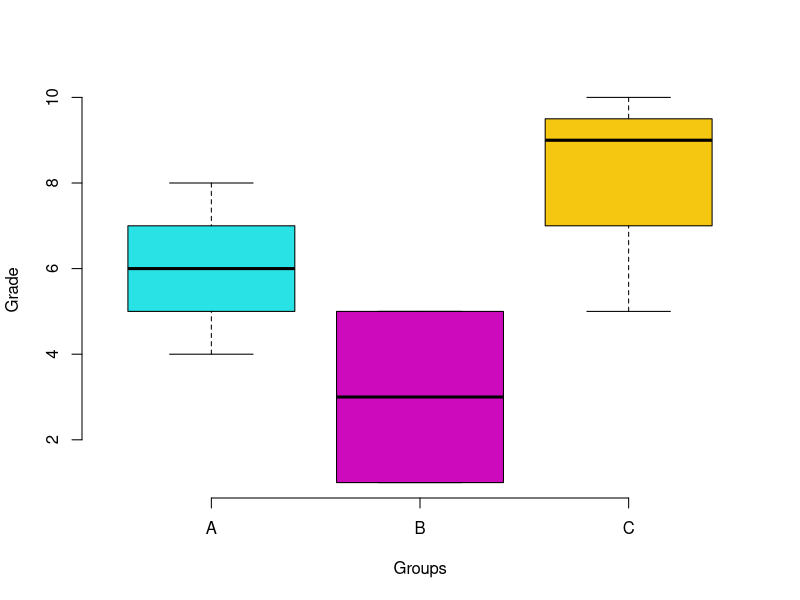
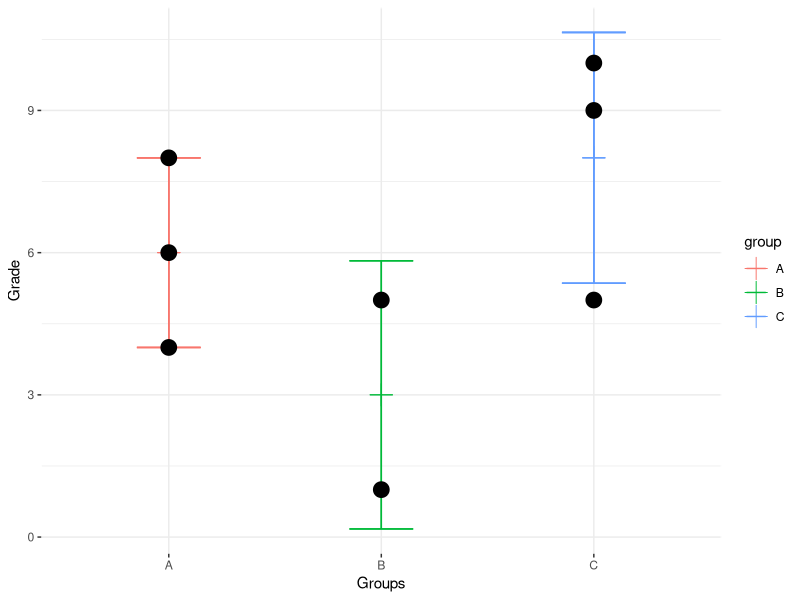
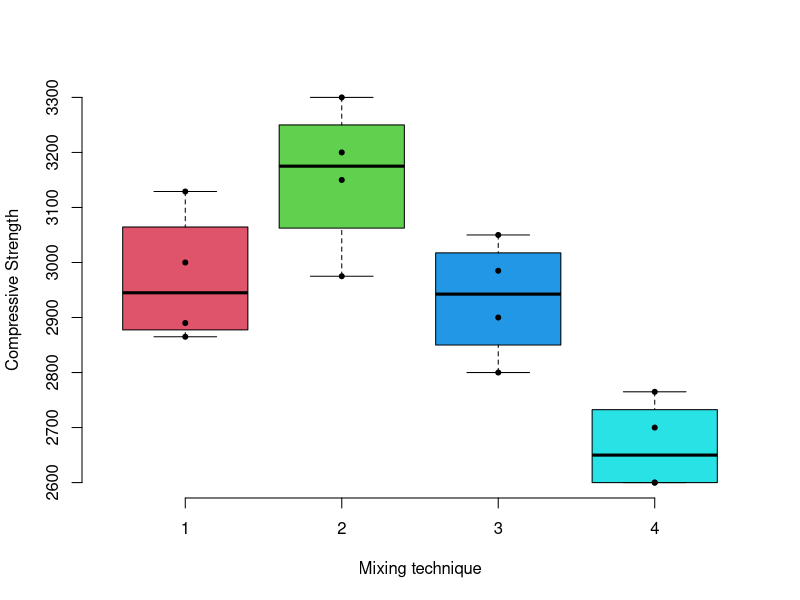
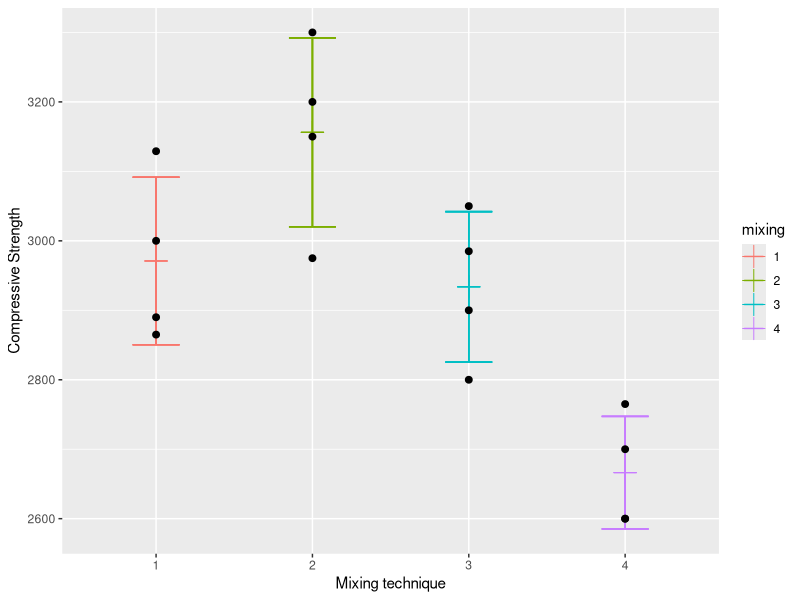

Here is the R script that generated these plots, in order: (Note: this script raises an error after producing the figures.)
## Set working directory or open Open-To-Compile.Rproj
setwd("~/Data/github/AGLM/Assignment1")

#####  Task 1  #####

a <- -498.683 / 140.988
b <- 4.885 * 6.677
c <- 9.112 / 6.900
d <- 1841257.15 / (1 - 0.5708)
e <- d - 1841257.15
f = (e / 2) / (181257.15 / (51-(2+1)) )
p = pf(f,2,48,lower.tail = FALSE)

1-pt(3,1000)

##### Task 2 #####

library(dplyr)
library(ggplot2)

X <- data.frame("grade" = c(4,6,8,1,5,9,10,5), "group" = c("A","A","A","B","B","C","C","C"))
X2 <- data.frame("grade" = c(4,6,8,9,5,9,10,5), "group" = c("A","A","A","B","B","C","C","C"))
X3 <- data.frame("grade" = c(5,6,7,1.73,4.27,9.6,8,6.4), "group" = c("A","A","A","B","B","C","C","C"))
set.seed(352144)
X4 <- data.frame("grade" = c(rnorm(30,6,2),rnorm(20,3,2.83),rnorm(30,8,2.65)),"group" = c(rep(c("A","B","C"),c(30,20,30)))  )
str(X)
out = group_by(X, group) %>% summarise( count = n(), mean = mean(grade), var = var(grade), sd = sd(grade))
print(data.frame(out))

boxplot(grade ~ group, data=X, col=5:7, frame = FALSE, xlab = "Groups", ylab="Grade")
points(grade ~ group, data=X,pch=20)

Xplot <- X
out = group_by(X, group) %>% summarise( count = n(), mean = mean(grade), var = var(grade), sd = sd(grade))
Xplot$mean <- c(rep(out$mean[1],3),rep(out$mean[2],2),rep(out$mean[3],3))
Xplot$sd <- c(rep(out$sd[1],3),rep(out$sd[2],2),rep(out$sd[3],3))
ggplot(Xplot) +
  geom_errorbar(aes(x= group, ymin= mean-sd, ymax = mean+sd, width=0.3, color=group)) +
  geom_point(aes(x=group, y= mean, color=group),size=5,shape=3) +
  geom_point(aes(x = group, y = grade), size=5) +
  xlab("Groups") +
  ylab("Grade") +
  theme_bw() +
  theme(axis.line = element_line(colour = "grey", size=0), panel.border = element_rect(colour = "white"))


fit <- aov(grade ~ group, data = X)
summary(fit)

fit2 <- aov(grade ~ group, data = X2)
summary(fit2)

fit3 <- aov(grade ~ group, data = X3)
summary(fit3)

fit4 <- aov(grade ~ group, data = X4)
summary(fit4)

##### Task 3 #####

X <- data.frame("strength"=c(3129,3000,2865,2890,3200,3300,2975,3150,2800,2900,2985,3050,2600,2700,2600,2765),
                "mixing"=rep(c("1","2","3","4"),c(4,4,4,4)) )

boxplot(strength ~ mixing,data=X, xlab="Mixing technique", ylab="Compressive Strength", frame=FALSE, col=2:5)
points(strength ~ mixing, data=X,pch=20)

out = group_by(X, mixing) %>% summarise( count = n(), mean = mean(strength), var = var(strength), sd = sd(strength))

Xplot <- X
Xplot$mean <- c(rep(out$mean[1],4),rep(out$mean[2],4),rep(out$mean[3],4),rep(out$mean[4],4))
Xplot$sd <- c(rep(out$sd[1],4),rep(out$sd[2],4),rep(out$sd[3],4),rep(out$sd[4],4))
ggplot(Xplot) +
  geom_errorbar(aes(x= mixing, ymin= mean-sd, ymax = mean+sd, width=0.3, color=mixing)) +
  geom_point(aes(x= mixing, y= mean, color=mixing),size=5,shape=3) +
  geom_point(aes(x = mixing, y = strength), size=2) +
  xlab("Mixing technique") +
  ylab("Compressive Strength")

fit <- aov(strength ~ mixing, data = X)
summary(fit)



library(multcomp)
summary(glht(fit, linfct = mcp(mixing = "Tukey")))
plot(fit)

##### Task 4 #####

munich <- read.csv("munich.csv", header=TRUE, fill=FALSE, sep = ",")
munich$location <- factor(munich$location)
str(munich)
summary(munich)

fit1 <- lm(rent ~ ., data=munich)
summary(fit2)

fit2 <- lm(rent ~ . + location:area, data=munich)
summary(fit2)

par(mfrow=c(2,2))
plot(fit2)
par(mfrow=c(1,1))

fit3 <- lm(rent ~ area, data=munich)
summary(fit3)

plot(rent ~ area, data=munich, pch=20)
abline(fit3,col=2)
